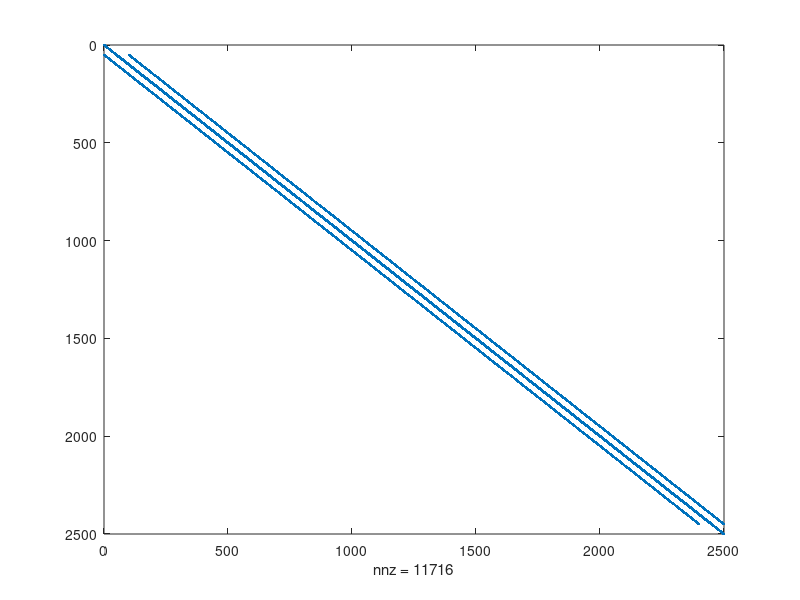
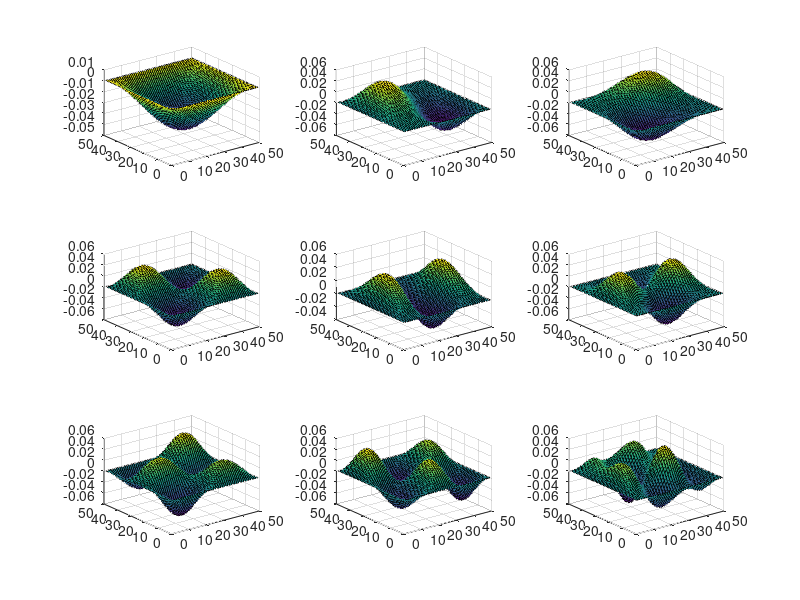

MATLAB code for these plots, in order:
% Ahmad Osman
% 101070948
% PA5 Code

nx = 50;
ny = 50;
G = sparse(nx*ny,nx*ny); % creates a 3D sparse matrix holding three variables

for k = 1:nx
    for j = 1:ny
        n = j + (k-1)*ny;
        
        if k == 1 || k == nx ||j == 1 || j == ny
            G(n, :) = 0;
            G(n, n) = 1;
        else
            G(n, n) = -4;
            G(n, n+1) = 1;
            G(n, n-1) = 1;
            G(n, n+ny) = 1;
            G(n, n-ny) = 1;
        end
    end
end
figure(1) 
spy(G)
[E, D] = eigs(G, 9, 'SM'); % Randomly gets 9 eigen vectors and values 
                           % and put them in the matrices E and D
                           % respectively.

newE = zeros(nx, ny, 9);
figure(2)

for m = 1:9
   newE(:, :, m) = reshape(E(:, m), nx, ny);
   subplot(3, 3, m)
   surf(newE(:, :, m))% Surf function used for remapping matrix
end